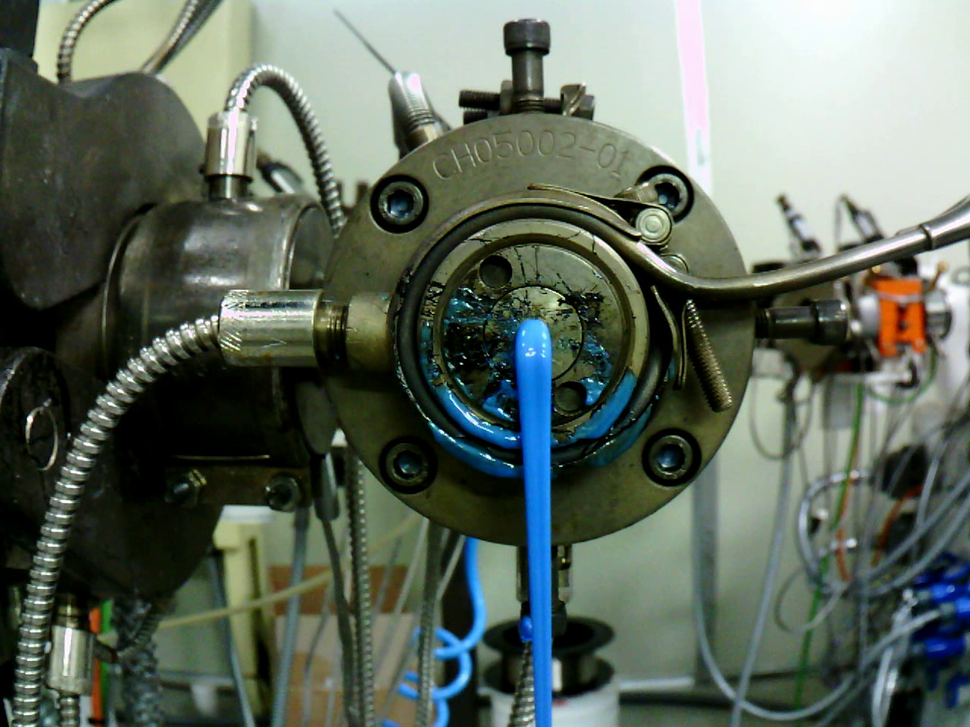
#> input picture video_task/image_preprocessing/test_image/front_04_04_17_03_0954.png, 970 x 727 px, shrunk from 1280 x 960 before the run
$ python binary_threshold.py
#> lines starting #> are read from the running program, lines starting #| are printed output that depends on the picture
#%%
"""
1. gray scale image에서 내가 원하는 threshold 값 이상이면 0 미만이면 255로 되도록 저장하고 출력
단, 속도 빠르게
"""

import cv2
import numpy as np
#
# img_path = './his_equalization/case1.png'
#
# img = cv2.imread(img_path, flags=0)
#
# # ret, gray = cv2.threshold(img, 0, 255, cv2.THRESH_BINARY_INV + cv2.THRESH_OTSU)
#
# cv2.imshow('zzz', img)
#
# img[img > 130] = 255
# img[img <= 130] = 0
#
# cv2.imshow('zz', img)


def onChange(pos):
    pass

src = cv2.imread("./test_image/front_04_04_17_03_0954.png", cv2.IMREAD_GRAYSCALE)
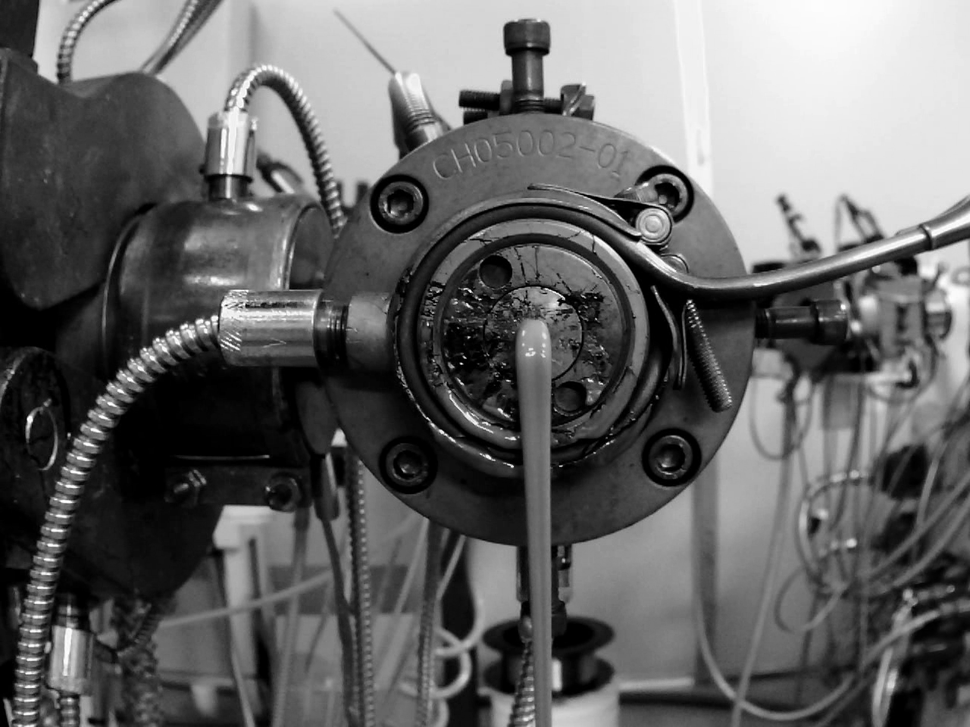
#> src: shape (727, 970); min 0, max 255, mean 100.6

cv2.namedWindow("Trackbar Windows")

cv2.createTrackbar("threshold", "Trackbar Windows", 0, 255, onChange)
cv2.createTrackbar("maxValue", "Trackbar Windows", 0, 255, lambda x : x)

cv2.setTrackbarPos("threshold", "Trackbar Windows", 127)
cv2.setTrackbarPos("maxValue", "Trackbar Windows", 255)

while cv2.waitKey(1) != ord('q'):

#> (key q is pressed here)
    thresh = cv2.getTrackbarPos("threshold", "Trackbar Windows")
    maxval = cv2.getTrackbarPos("maxValue", "Trackbar Windows")

    _, binary = cv2.threshold(src, thresh, maxval, cv2.THRESH_BINARY)

    cv2.imshow("Trackbar Windows", binary)


cv2.waitKey(0)
cv2.destroyAllWindows()

$ run again, with video_task/image_preprocessing/his_equalization/case1.png copied over video_task/image_preprocessing/test_image/front_04_04_17_03_0954.png
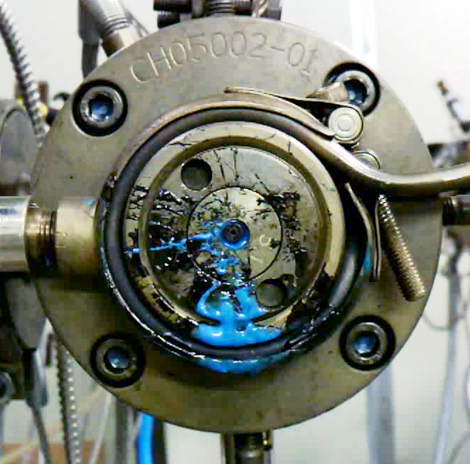
#> input picture video_task/image_preprocessing/his_equalization/case1.png, 470 x 464 px
#> `src = cv2.imread("./test_image/front_04_04_17_03_0954.png", cv2.IMREAD..`:
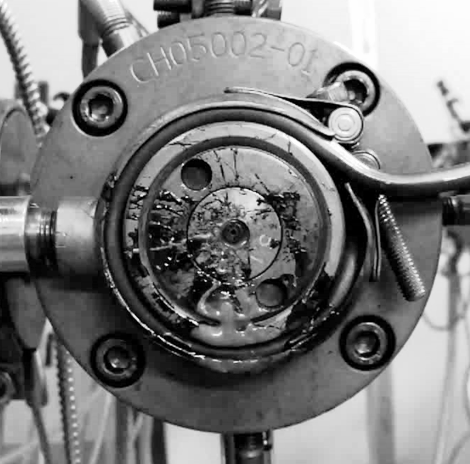
#> src: shape (464, 470); min 0, max 255, mean 122.9

$ run again, with video_task/image_preprocessing/test_image/case2.png copied over video_task/image_preprocessing/test_image/front_04_04_17_03_0954.png
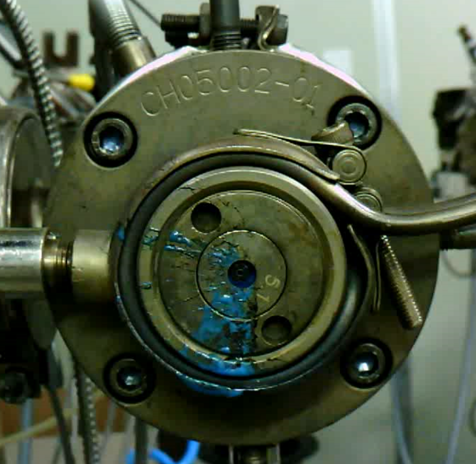
#> input picture video_task/image_preprocessing/test_image/case2.png, 476 x 464 px
#> `src = cv2.imread("./test_image/front_04_04_17_03_0954.png", cv2.IMREAD..`:
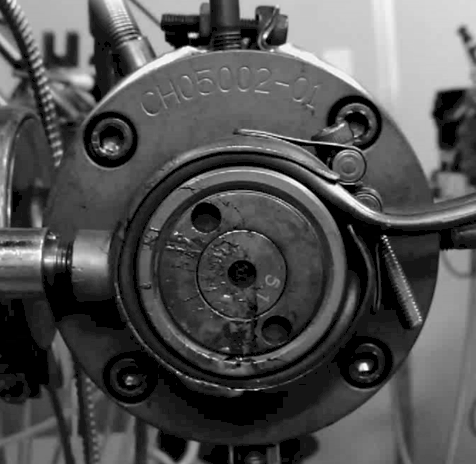
#> src: shape (464, 476); min 0, max 255, mean 81.6
